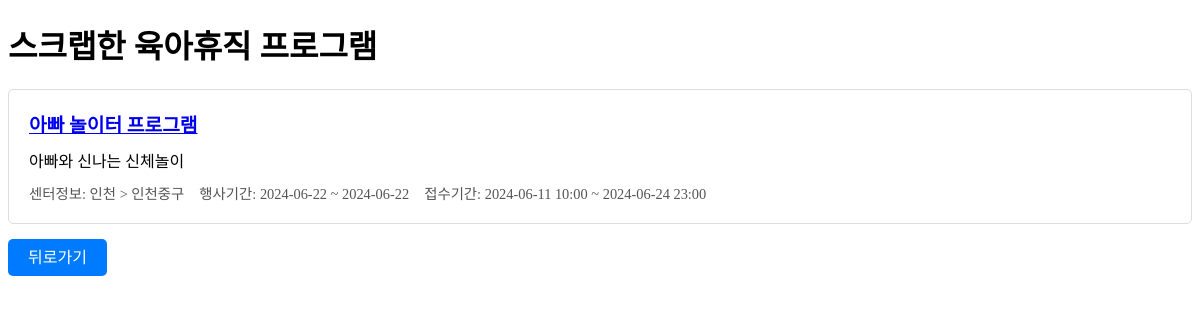
The app's page /accounts/mypage/scrap/program/ (signed in) with its own data.
### program/models.py (models this page shows, shortened)
class Scrap(models.Model):
    user = models.ForeignKey(User, on_delete=models.CASCADE)
    policy = models.ForeignKey(Policy, related_name='scraps', on_delete=models.CASCADE, null=True, blank=True)
    program = models.ForeignKey(Program, related_name='scraps', on_delete=models.CASCADE, null=True, blank=True)
    created_at = models.DateTimeField(auto_now_add=True)

class Program(models.Model):
    title = models.CharField(max_length=200)
    center_info = models.CharField(max_length=200, blank=True, null=True)
    event_period = models.CharField(max_length=200, blank=True, null=True)
    registration_period = models.CharField(max_length=200, blank=True, null=True)
    participants = models.CharField(max_length=200, blank=True, null=True)
    event_content = models.TextField(blank=True, null=True)
    session_info = models.CharField(max_length=200, blank=True, null=True)
    location = models.CharField(max_length=200, blank=True, null=True)
    region = models.CharField(max_length=100)
    image = models.ImageField(upload_to='program_images/', blank=True, null=True)
    application_url = models.URLField(max_length=200, blank=True, null=True)  # 신청 URL 필드 추가

### accounts/views.py (the view)
# urls.py: path('mypage/scrap/program/', scrap_program, name='scrap_program'),
@login_required
def scrap_program(request):
    user = request.user
    scrapped_programs = Scrap.objects.filter(user=user, program__isnull=False).select_related('program')
    return render(request, 'mypage/scrap_program.html', {'scrapped_programs': scrapped_programs})

### accounts/templates/mypage/scrap_program.html (shortened to what this page needs)
<!DOCTYPE html>
<html>
<head>
</head>
<body>
    <h1>스크랩한 육아휴직 프로그램</h1>
    {% if scrapped_programs %}
        {% for scrap in scrapped_programs %}
            <div class="program-container">
                <div class="program-title">
                    <a href="{% url 'program:program_detail' scrap.program.id %}">{{ scrap.program.title }}</a>
                </div>
                <div class="program-content">{{ scrap.program.event_content }}</div>
                <div class="program-metadata">
                    <span>센터정보: {{ scrap.program.center_info }}</span>
                    <span>행사기간: {{ scrap.program.event_period }}</span>
                    <span>접수기간: {{ scrap.program.registration_period }}</span>
                </div>
            </div>
        {% endfor %}
    {% else %}
        <p>스크랩한 육아휴직 프로그램이 없습니다.</p>
    {% endif %}
    <a href="{% url 'accounts:mypage' %}" class="back-button">뒤로가기</a>
</body>
</html>

### accounts/templates/mypage/scrap_program.html (style rules this page uses)
.program-container { border: 1px solid #ddd; padding: 20px; margin-bottom: 20px; border-radius: 5px; }
.program-title { font-weight: bold; font-size: 1.2em; margin-bottom: 10px; }
.program-content { margin-bottom: 10px; }
.program-metadata { font-size: 0.9em; color: #555; display: flex; gap: 15px; align-items: center; }
.back-button { background-color: #007BFF; color: white; border: none; padding: 10px 20px; border-radius: 5px; cursor: pointer; text-decoration: none; }

### records on screen
Scrap: program "아빠 놀이터 프로그램", program.event_content "아빠와 신나는 신체놀이", program.center_info "인천 > 인천중구", program.event_period "2024-06-22 ~ 2024-06-22", program.registration_period "2024-06-11 10:00 ~ 2024-06-24 23:00"
